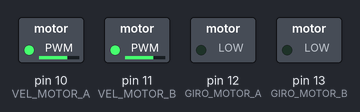
Bench run of a sketch on a simulated Arduino Uno, built with avr-gcc and run on an emulated ATmega328P. Parts: switched loads named in the sketch (green lamp = pin HIGH).

Above: at 0.05 s.
At 4.0 s:
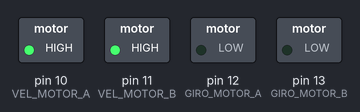
Timing chart, 0 to 5.2 s (numbered marks = the images above):
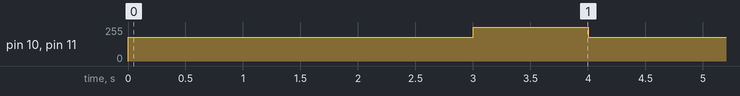

The sketch:

PruebaAnalogico.ino
```cpp
int const VEL_MOTOR_A = 10;
int const VEL_MOTOR_B = 11;
int const GIRO_MOTOR_A = 12;
int const GIRO_MOTOR_B = 13;
int const ANALOG_MOTOR_A = A1;
int const ANALOG_MOTOR_B = A3;


void setup(){
  pinMode(GIRO_MOTOR_A, OUTPUT);
  pinMode(GIRO_MOTOR_B, OUTPUT);

  pinMode(VEL_MOTOR_A, OUTPUT);
  pinMode(VEL_MOTOR_B, OUTPUT);
}

void loop(){

  analogWrite(VEL_MOTOR_A, 180);
  analogWrite(VEL_MOTOR_B, 180);
  delay(3000);

  analogWrite(VEL_MOTOR_A, 255);
  analogWrite(VEL_MOTOR_B, 255);
  delay(1000);

  //EDIT: Los motores van siempre a la misma velocidad

}
```

Measured:
- by itself, pin 10 (VEL_MOTOR_A), pin 11 (VEL_MOTOR_B): alternates 255/255 for 1.0 s and 180/255 for 3.0 s
